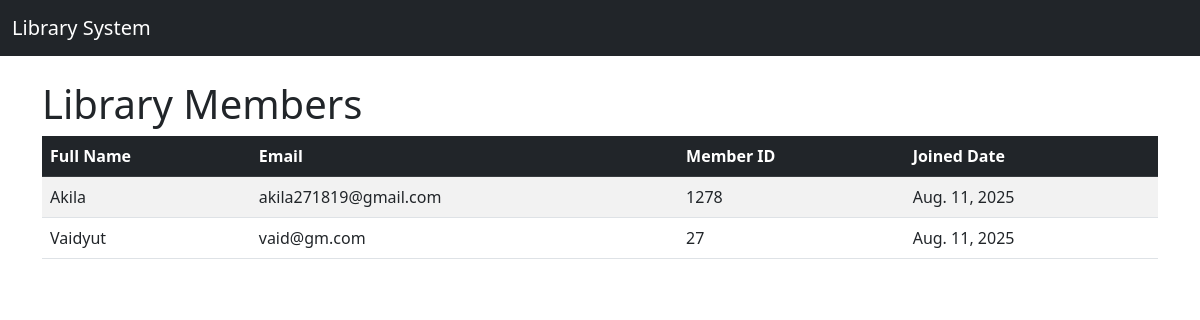
The page /members/ on the database its author committed.
### members/models.py (models this page shows, shortened)
class Member(models.Model):
    full_name = models.CharField(max_length=255)
    email = models.EmailField(unique=True)
    member_id = models.CharField(max_length=20, unique=True)
    joined_date = models.DateField(auto_now_add=True)

### members/views.py (the view)
# urls.py: path('', views.member_list, name='member_list'),
def member_list(request):
    members = Member.objects.all()
    return render(request, 'members/member_list.html', {'members': members})

### members/templates/members/member_list.html (shortened to what this page needs)
{% load static %}
<!DOCTYPE html>
<html lang="en">
<head>
  <link href="https://cdn.jsdelivr.net/npm/bootstrap@5.5.0/dist/css/bootstrap.min.css" rel="stylesheet" />
</head>
<body>
<nav class="navbar navbar-expand-lg navbar-dark bg-dark mb-4">
  <div class="container-fluid">
    <a class="navbar-brand" href="#">Library System</a>
  </div>
</nav>
<div class="container">
  <h1>Library Members</h1>
  <table class="table table-striped table-hover">
    <thead class="table-dark">
      <tr>
        <th>Full Name</th>
        <th>Email</th>
        <th>Member ID</th>
        <th>Joined Date</th>
      </tr>
    </thead>
    <tbody>
      {% for member in members %}
      <tr>
        <td>{{ member.full_name }}</td>
        <td>{{ member.email }}</td>
        <td>{{ member.member_id }}</td>
        <td>{{ member.joined_date }}</td>
      </tr>
      {% empty %}
      <tr>
        <td colspan="4">No members found.</td>
      </tr>
      {% endfor %}
    </tbody>
  </table>
</div>
</body>
</html>

### rows shown on the page
Member: full_name "Akila", email "akila271819@gmail.com", member_id "1278", joined_date "Aug. 11, 2025"
Member: full_name "Vaidyut", email "vaid@gm.com", member_id "27", joined_date "Aug. 11, 2025"
